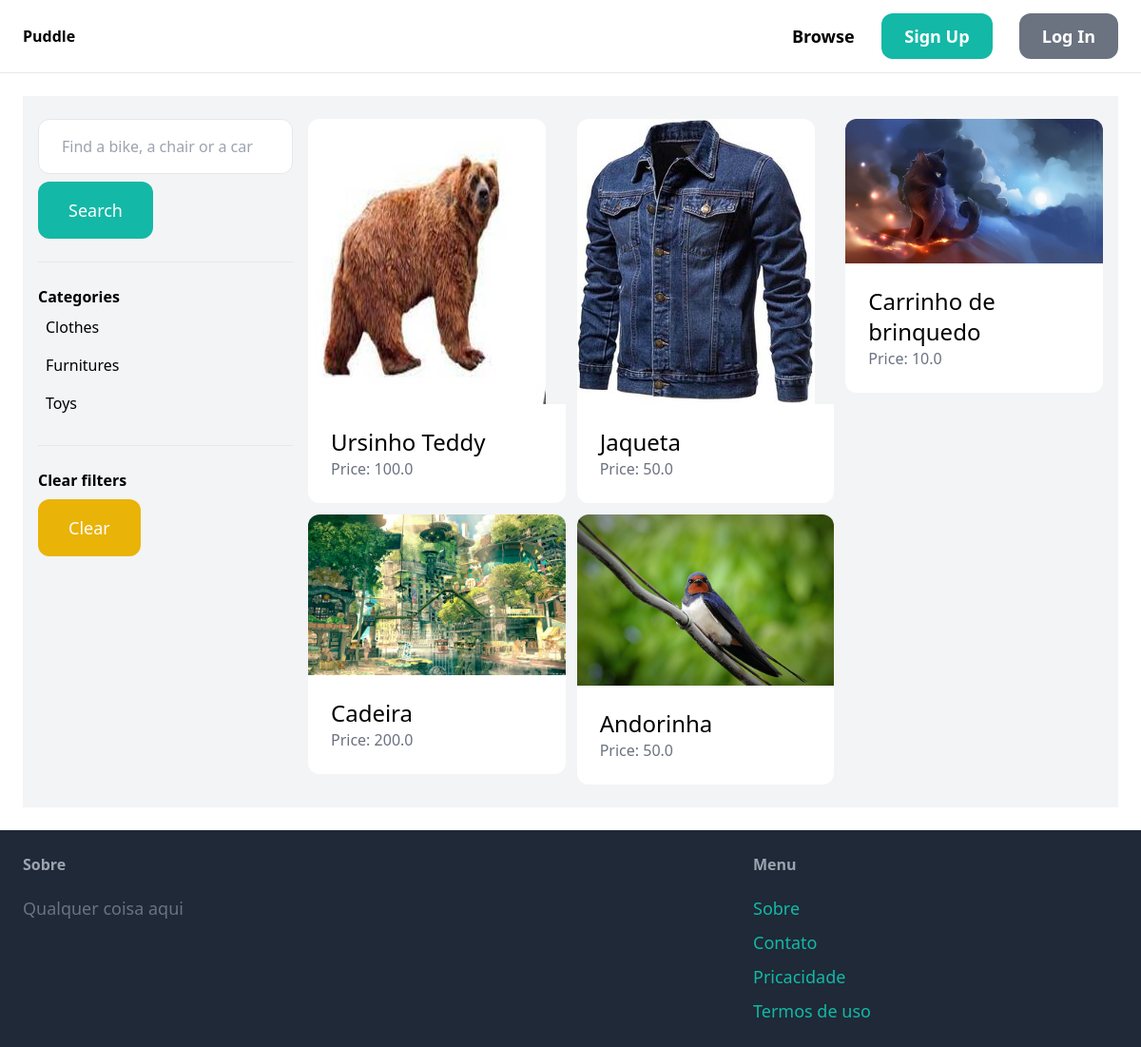
Before: /items/ with the older database file.
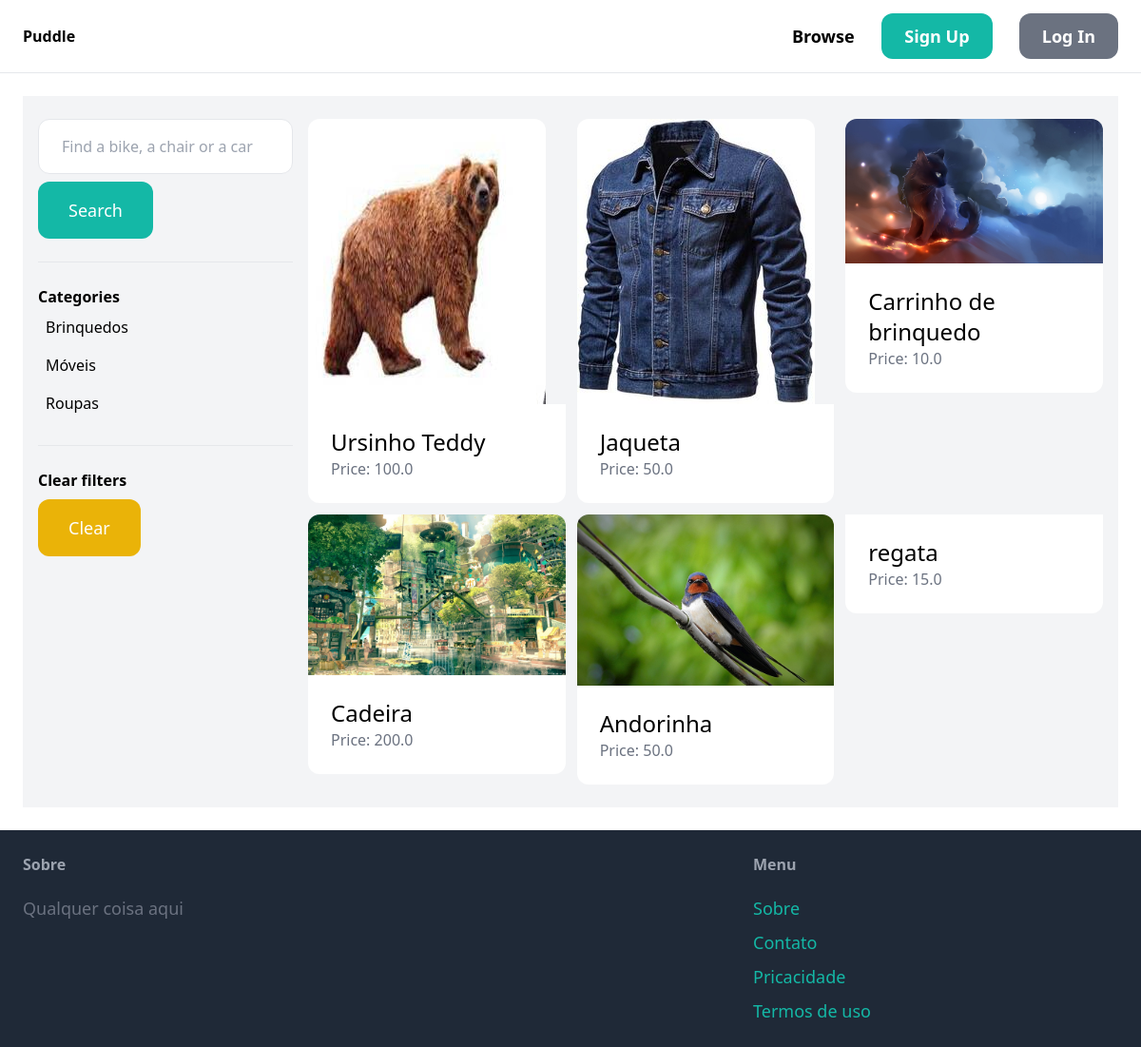
After: the same page with the newer database file.
### item/models.py (models this page shows, shortened)
class Category(models.Model):
    name = models.CharField(max_length=255)
    class Meta:
        ordering = ("name",)
        verbose_name_plural = "Categories"

class Item(models.Model):
    category = models.ForeignKey(Category,related_name='items', on_delete=models.CASCADE)
    name = models.CharField(max_length=255)
    description = models.TextField(blank=True, null=True)
    price = models.FloatField(validators=[MinValueValidator(0.0)])
    image = models.ImageField(upload_to='item_images',blank=True,null=True)
    is_sold = models.BooleanField(default=False)
    created_at = models.DateTimeField(auto_now_add=True)
    created_by = models.ForeignKey(User,related_name ='items', on_delete = models.CASCADE)

### item/views.py (the view)
# urls.py: path('',views.items,name='items'),
def items(request):
    query = request.GET.get('query','')
    categories=Category.objects.all()
    items =  Item.objects.filter(is_sold=False)
    category_id = request.GET.get('category',0)
    if category_id:
        items= items.filter(category_id = category_id)
    if query:
        items= items.filter(Q(name__icontains=query) | Q(description__icontains=query))
    return render(request,'item/items.html',{
        'items':items,
        'query':query,
        'categories':categories,
        'category_id':int(category_id),
    })

### item/templates/item/items.html (shortened to what this page needs)
{% extends "core/base.html" %}
{% block content %}
    <div class="py-6 px-4 grid grid-cols-4 gap-4 bg-gray-100 ">
        <div class="col-span-1">
            <form method="get" action="{% url "item:items" %}">
                <input name="query" class='w-full py-4 px-6  border rounded-xl' type="text" value="{{query}}" placeholder="Find a bike, a chair or a car">
                <button class="mt-2 py-4 px-8 text-lg bg-teal-500 text-white rounded-xl">Search</button>
            </form>
            <hr class="my-6">
            <p class="font-semibold">Categories</p>
            <ul>
                {% for category in categories %}
                    <li class="py-2 px-2 rounded-xl {% if category.id == category_id %}bg-gray-200{% endif %}">
                        <a href="{% url "item:items" %}?query={{query}}&category={{category.id}}">{{category.name}}</a>
                    </li>
                {% endfor %}
            </ul>
            <hr class="my-6">
            <p class="font-semibold">Clear filters</p>
            <ul>
                <li><a href="{% url "item:items" %}" class="mt-2 py-4 px-8 inline-block bg-yellow-500 text-lg rounded-xl text-white">Clear</a></li>
            </ul>
        </div>
        <div class="col-span-3">
            <div class="grid grid-cols-3 gap-3">
                {% for item in items %}
                    <div>
                        <a href="{% url "item:detail" item.id %}">
                            <div>
                                {% if item.image %}
                                    <img src="{{item.image.url}}" class="rounded-t-xl">
                                {% endif %}
                            </div>
                            <div class="p-6 bg-white rounded-b-xl">
                                <h2 class="text-2xl">{{item.name}}</h2>
                                <p class="text-gray-500">Price: {{item.price}}</p>
                            </div>
                        </a>
                    </div>
                {% endfor %}
            </div>
        </div>
    </div>
{% endblock content %}

Changed rows visible on the page:
changed Category: name "Toys" → "Brinquedos"; moves up the list
changed Category: name "Furnitures" → "Móveis"; moves down the list
changed Category: name "Clothes" → "Roupas"
added Item: name "regata", price "15.0"
